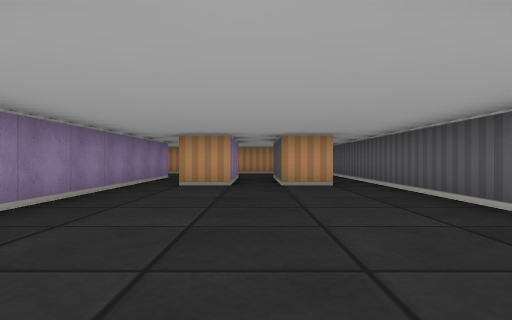
view 1 (above)

17 first-person views from a walk through a cub3D level. The camera is about half as high as the walls, looks level and sees 75° across. The floor is counted in squares. Each view is taken from the middle of a square. On the plan, view 1 faces up. The plan holds only what a view shows up to about 9 squares ahead; the rest is blank.

view 2
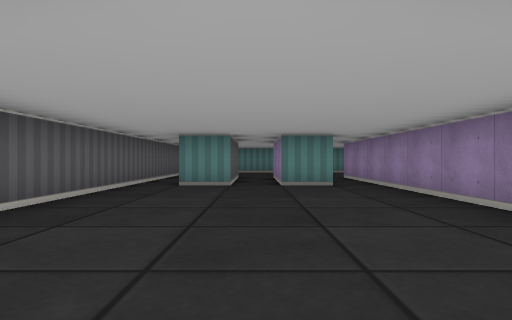

view 3
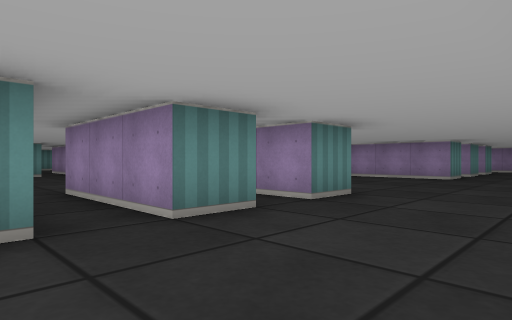

view 4
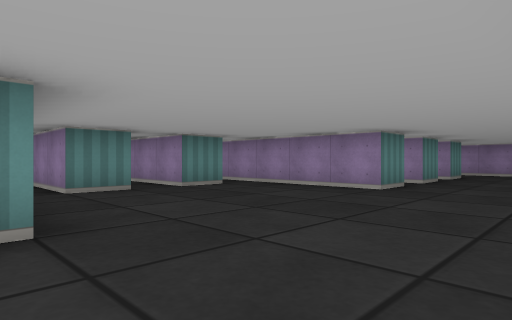

view 5
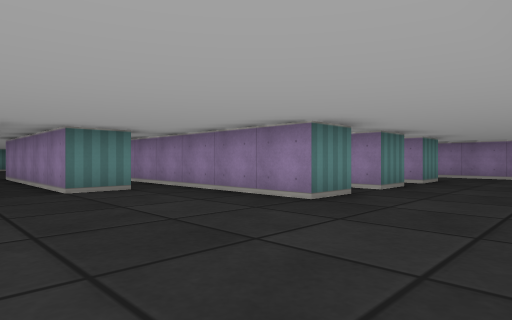

view 6
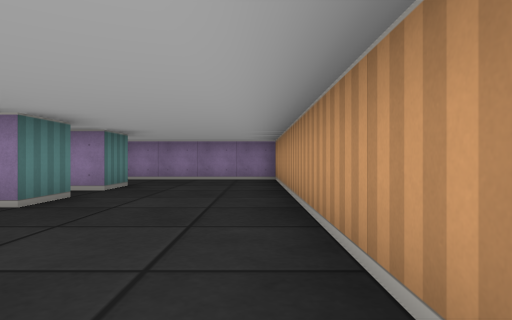

view 7
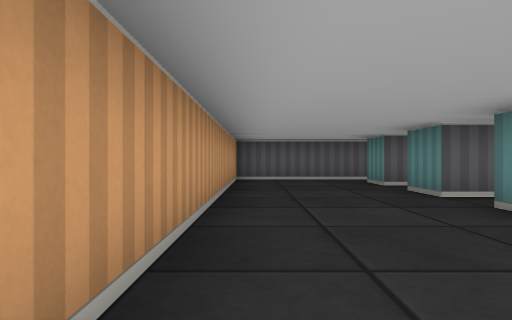

view 8
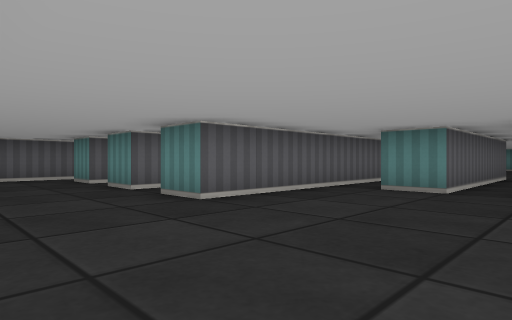

view 9
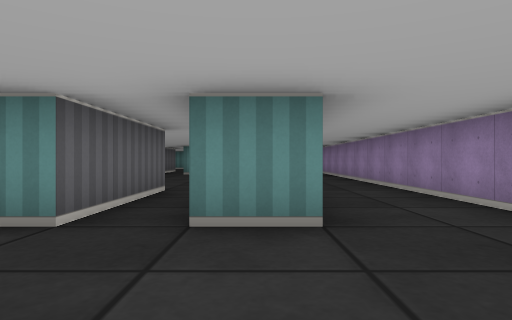

view 10
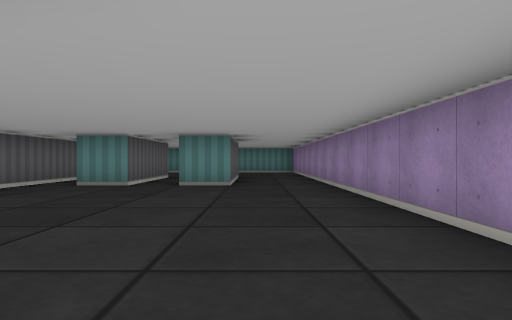

view 11
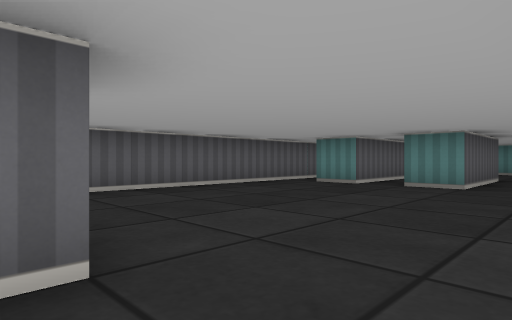

view 12
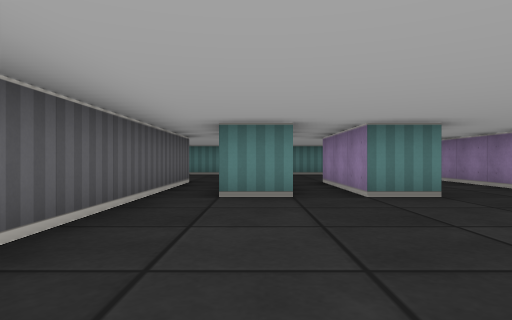

view 13
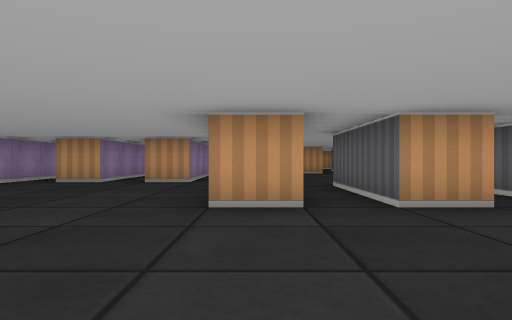

view 14
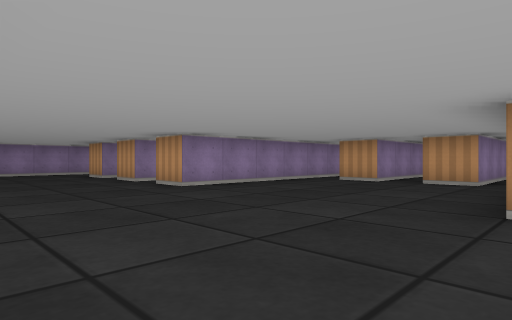

view 15
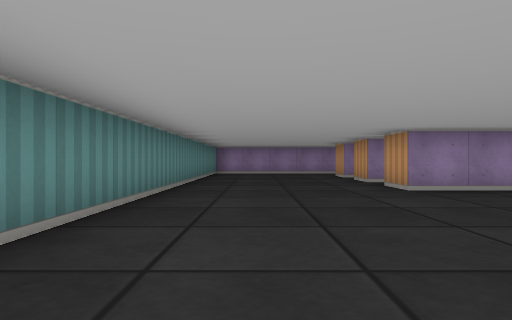

view 16
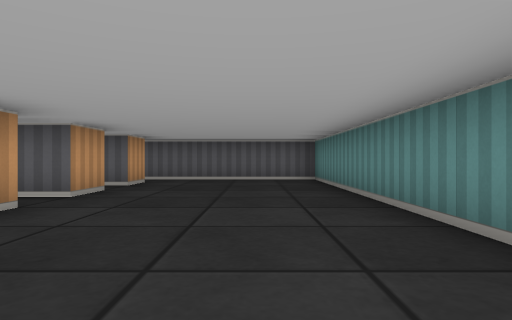

view 17
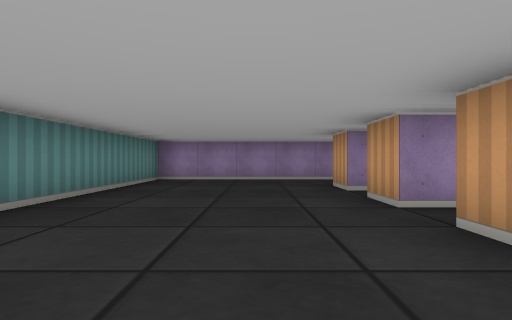

### Floor plan
Points are (right, up) in squares from view 1. A wall is a line through its corners. A room is listed if a view was taken in it or the views show most of it. See-through windows are left out.
Room 1 (view 1)
walls: (-0.5, 6.5) (-1.5, 6.5); (0.5, -2.5) (0.5, 0.5) (1.5, 0.5); (-1.5, -2.5) (-1.5, 0.5) (-0.5, 0.5) (-0.5, -1.8); (1.5, 6.5) (0.5, 6.5); (-2.5, 6.5) (-2.5, -2); (2.5, -2.5) (2.5, 6.5)
ways out: opening at (0, 6) to room 2; opening at (0, -2) to room 4
Room 2 (views 2, 3, 4, 5, 6, 7, 8, 9, 10, 11)
walls: (-9.5, 9.5) (-8.5, 9.5) (-8.5, 1.5); (-7.5, 6.5) (-6.5, 6.5) (-6.5, 1.5); (-7.6, 12.5) (-15.5, 12.5) (-15.5, 6.5); (-11.5, 6.5) (-11.5, 9.5) (-10.5, 9.5) (-10.5, 8.9); (-1.5, 8.8) (-1.5, 9.5) (-0.5, 9.5) (-0.5, 6.5); (-3.5, 4.2) (-3.5, 9.5) (-2.5, 9.5) (-2.5, 6.5); (-13.5, 9.5) (-12.5, 9.5) (-12.5, 8.9); (-13.5, 6.4) (-13.5, 6.9); (-5.5, 1.5) (-5.5, 6.5) (-4.5, 6.5) (-4.5, 1.5); (0.5, 6.5) (0.5, 9.5) (1.5, 9.5); (2.5, 6.5) (2.5, 12.5) (-5.4, 12.5)
ways out: opening at (0, 6) to room 1; opening at (-12.8, 7) to room 3; opening at (-6, 2) to room 4
Room 3 (view 12)
walls: (-11.5, -2.1) (-11.5, 0.5) (-10.5, 0.5); (-13.5, -2.5) (-13.5, 0.5) (-12.5, 0.5) (-12.5, -2.5); (-10.5, -1.9) (-10.5, -2.5); (-15.5, 6.5) (-15.5, -2.5); (-9.5, -2.5) (-9.5, 5.2)
ways out: opening at (-12.8, 7) to room 2; opening at (-12.8, -3) to room 4
Room 4 (views 13, 14, 15, 16, 17)
walls: (-2.5, -2.5) (-3.5, -2.5); (-10.5, -2.5) (-11.5, -2.5); (-6.5, 1.5) (-7.5, 1.5); (-4.5, 1.5) (-5.5, 1.5); (-0.4, -2.5) (-1.5, -2.5); (-8.5, 1.5) (-8.5, -2.5) (-9.5, -2.5); (-12.5, -2.5) (-13.5, -2.5); (1.5, -2.5) (0.5, -2.5); (-15.5, -2.5) (-15.5, -6.5) (2.5, -6.5) (2.5, -2.5)
ways out: opening at (0, -2) to room 1; opening at (-6, 2) to room 2; opening at (-12.8, -3) to room 3

Positions as (right, up) in squares from view 1, and headings:
1: (0, 0), facing up
2: (0, 7), facing down
3: (1, 12), facing down-left
4: (-3, 12), facing down-left
5: (-5, 12), facing down-left
6: (-7, 12), facing left
7: (-6, 12), facing right
8: (-7, 12), facing down-right
9: (-13, 12), facing down
10: (-14, 7), facing down
11: (-15, 7), facing down-right
12: (-11, 5), facing down
13: (-3, -6), facing up
14: (-3, -6), facing up-left
15: (-3, -5), facing left
16: (-6, -5), facing right
17: (-7, -4), facing left
